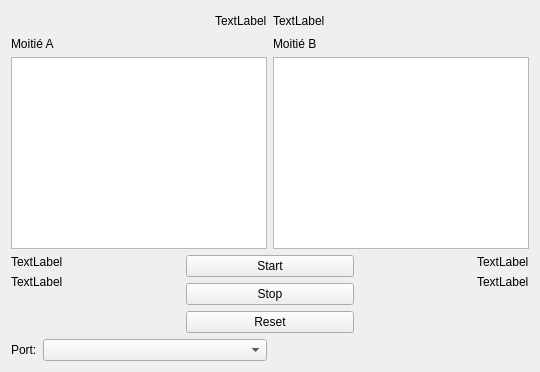
<?xml version="1.0" encoding="UTF-8"?>
<ui version="4.0">
 <class>MainWindow</class>
 <widget class="QMainWindow" name="MainWindow">
  <property name="acceptDrops">
   <bool>false</bool>
  </property>
  <property name="windowTitle">
   <string>Interface Identification</string>
  </property>
  <widget class="QWidget" name="centralWidget">
   <layout class="QGridLayout" name="gridLayout">
    <item row="0" column="0" colspan="2">
     <layout class="QHBoxLayout" name="horizontalLayout_7">
      <item>
       <spacer name="horizontalSpacer">
        <property name="orientation">
         <enum>Qt::Horizontal</enum>
        </property>
        <property name="sizeHint" stdset="0">
         <size>
          <width>40</width>
          <height>20</height>
         </size>
        </property>
       </spacer>
      </item>
      <item>
       <widget class="QLabel" name="totalTimeLabel">
        <property name="text">
         <string>TextLabel</string>
        </property>
       </widget>
      </item>
      <item>
       <widget class="QLabel" name="numTreeLabel">
        <property name="text">
         <string>TextLabel</string>
        </property>
       </widget>
      </item>
      <item>
       <spacer name="horizontalSpacer_2">
        <property name="orientation">
         <enum>Qt::Horizontal</enum>
        </property>
        <property name="sizeHint" stdset="0">
         <size>
          <width>40</width>
          <height>20</height>
         </size>
        </property>
       </spacer>
      </item>
     </layout>
    </item>
    <item row="3" column="1">
     <widget class="QGraphicsView" name="graphB"/>
    </item>
    <item row="2" column="1">
     <widget class="QLabel" name="moitieLabelB">
      <property name="text">
       <string>Moitié B</string>
      </property>
     </widget>
    </item>
    <item row="2" column="0">
     <widget class="QLabel" name="moitieLabelA">
      <property name="text">
       <string>Moitié A</string>
      </property>
     </widget>
    </item>
    <item row="3" column="0">
     <widget class="QGraphicsView" name="graphA"/>
    </item>
    <item row="12" column="0" rowspan="2" colspan="2">
     <layout class="QHBoxLayout" name="horizontalLayout_6">
      <item>
       <layout class="QVBoxLayout" name="verticalLayout">
        <item>
         <widget class="QLabel" name="stateLabelA">
          <property name="layoutDirection">
           <enum>Qt::LeftToRight</enum>
          </property>
          <property name="text">
           <string>TextLabel</string>
          </property>
         </widget>
        </item>
        <item>
         <widget class="QLabel" name="cycleTimeLabelA">
          <property name="text">
           <string>TextLabel</string>
          </property>
         </widget>
        </item>
        <item>
         <spacer name="verticalSpacer_2">
          <property name="orientation">
           <enum>Qt::Vertical</enum>
          </property>
          <property name="sizeHint" stdset="0">
           <size>
            <width>20</width>
            <height>40</height>
           </size>
          </property>
         </spacer>
        </item>
       </layout>
      </item>
      <item>
       <layout class="QVBoxLayout" name="verticalLayout_2">
        <item>
         <widget class="QPushButton" name="startButton">
          <property name="text">
           <string>Start</string>
          </property>
         </widget>
        </item>
        <item>
         <widget class="QPushButton" name="stopButton">
          <property name="text">
           <string>Stop</string>
          </property>
         </widget>
        </item>
        <item>
         <widget class="QPushButton" name="resetButton">
          <property name="text">
           <string>Reset</string>
          </property>
         </widget>
        </item>
       </layout>
      </item>
      <item>
       <layout class="QVBoxLayout" name="verticalLayout_3">
        <item alignment="Qt::AlignRight">
         <widget class="QLabel" name="stateLabelB">
          <property name="text">
           <string>TextLabel</string>
          </property>
         </widget>
        </item>
        <item alignment="Qt::AlignRight">
         <widget class="QLabel" name="cycleTimeLabelB">
          <property name="text">
           <string>TextLabel</string>
          </property>
         </widget>
        </item>
        <item>
         <spacer name="verticalSpacer">
          <property name="orientation">
           <enum>Qt::Vertical</enum>
          </property>
          <property name="sizeHint" stdset="0">
           <size>
            <width>20</width>
            <height>40</height>
           </size>
          </property>
         </spacer>
        </item>
       </layout>
      </item>
     </layout>
    </item>
    <item row="16" column="0">
     <layout class="QHBoxLayout" name="horizontalLayout_8" stretch="0,1">
      <item alignment="Qt::AlignLeft">
       <widget class="QLabel" name="label_5">
        <property name="text">
         <string>Port:</string>
        </property>
       </widget>
      </item>
      <item>
       <widget class="QComboBox" name="comboBoxPort"/>
      </item>
     </layout>
    </item>
    <item row="16" column="1">
     <layout class="QHBoxLayout" name="horizontalLayout_9"/>
    </item>
   </layout>
  </widget>
 </widget>
 <layoutdefault spacing="6" margin="11"/>
 <resources/>
 <connections/>
</ui>
